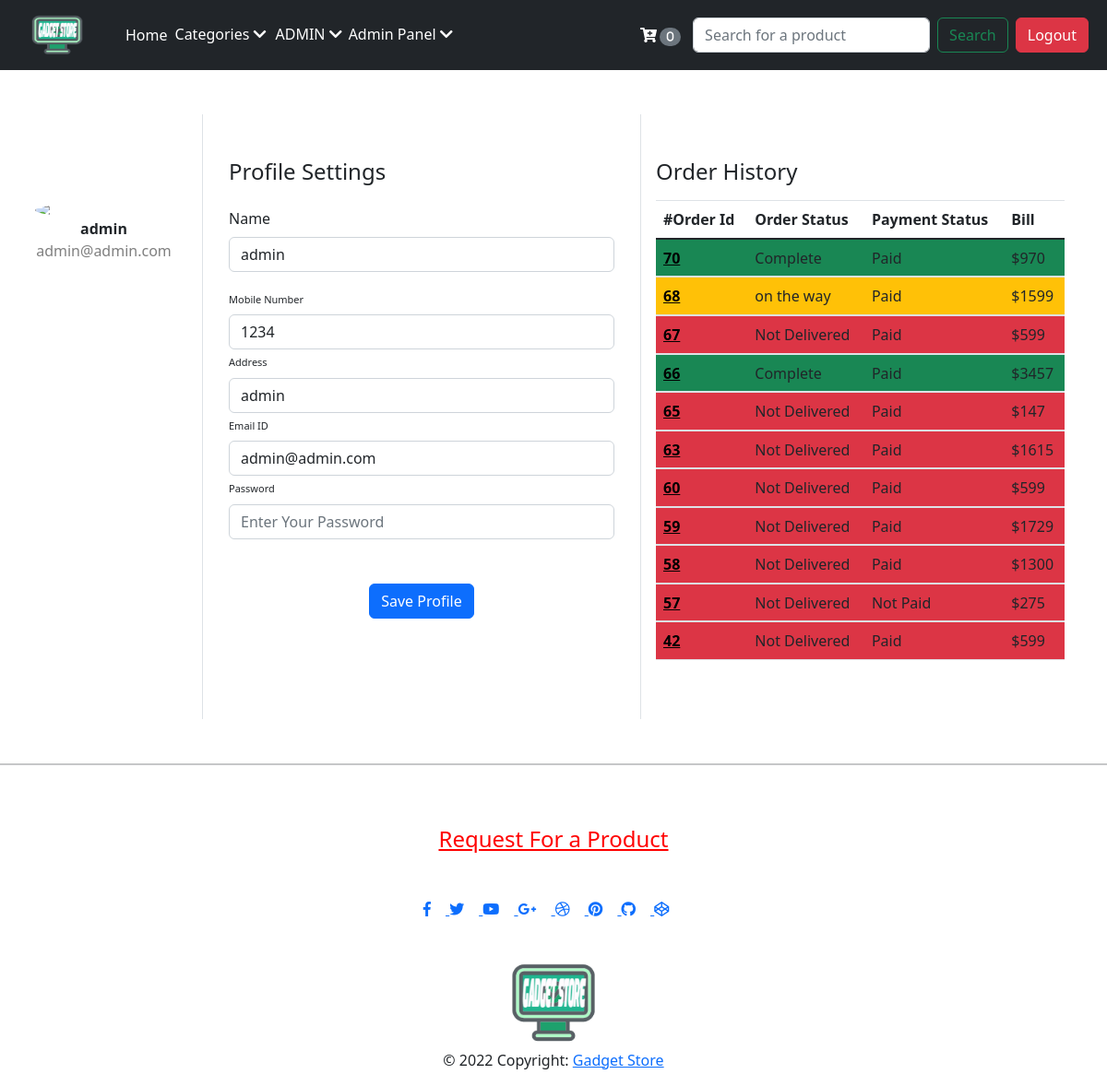
The page /userProfile.php (signed in) on the database as committed earlier.
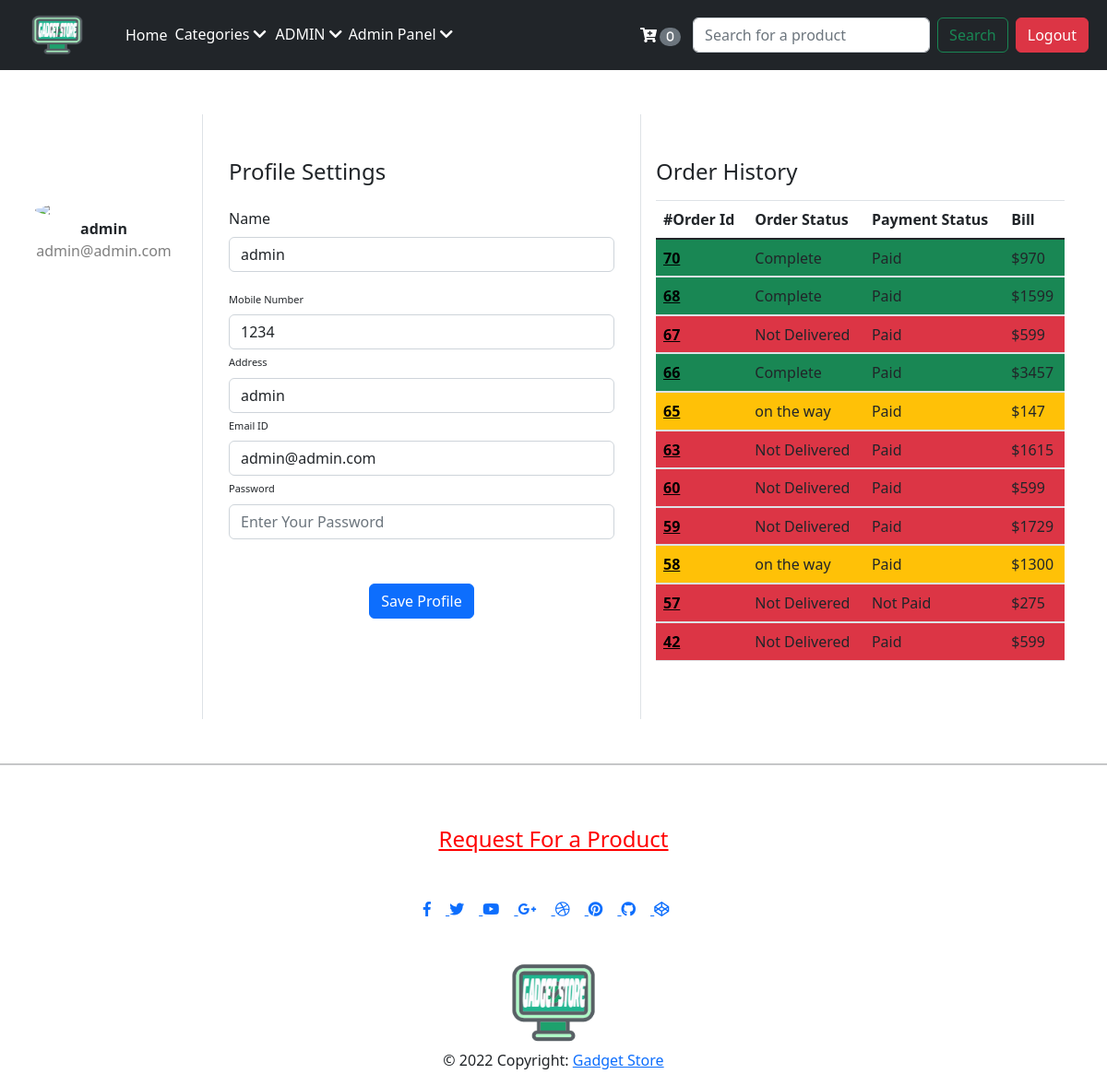
The same page on the database as committed later.
### tables this page shows
CREATE TABLE `orders` (
  `order_id` int(11) NOT NULL,
  `order_user_id` int(11) DEFAULT NULL,
  `cart` text NOT NULL,
  `bill` int(11) NOT NULL,
  `order_status` varchar(255) NOT NULL DEFAULT 'Not Delivered',
  `payment_status` varchar(25) NOT NULL DEFAULT 'Not Paid',
  `payment_method` varchar(25) NOT NULL,
  `order_time` datetime NOT NULL DEFAULT current_timestamp()
);

### userProfile.php (the view, shortened to what the changed rows need)
<!DOCTYPE html>
<html lang="en">
<head>
    <link rel="stylesheet" href="/store/orderProfile.css">
    <link rel="stylesheet" href="https://cdn.jsdelivr.net/npm/bootstrap@5.0.0-alpha1/dist/css/bootstrap.min.css">
    <link rel="stylesheet" href="https://cdn.jsdelivr.net/npm/bootstrap@5.0.0-alpha1/dist/js/bootstrap.bundle.min.js">
    <link rel="stylesheet" href="https://cdnjs.cloudflare.com/ajax/libs/jquery/3.2.1/jquery.min.js">
</head>
<body>
    <?php
        include 'partials/_header.php';
        include 'partials/_dbconnect.php';
        $userId = $_SESSION['user_id'];
        $sql = "SELECT * FROM `users` WHERE user_id = $userId";
        $result = mysqli_query($conn, $sql);
        while($row = mysqli_fetch_assoc($result)){
            $userName = $row['user_name'];
            $userEmail = $row['user_email'];
            $userPhone = $row['user_phone_no'];
            $userAddress = $row['user_address'];
        }
    echo'
    <div class="container rounded bg-white mt-5 mb-5">
        <div class="row">
                <div class="d-flex flex-column align-items-center text-center p-3 py-5  mr-4"><img class="rounded-circle mt-5"
                        src="https://st3.depositphotos.com/15648834/17930/v/600/depositphotos_179308454-stock-illustration-unknown-person-silhouette-glasses-profile.jpg"><span
                        class="font-weight-bold">'.$userName.'</span><span
                        class="text-black-50">'.$userEmail.'</span><span> </span></div>
                    <form action="'.$_SERVER['PHP_SELF'].'" method="post">
                            <div class="col-md-12"><label class="name">Name</label><input type="text"
                                    name="newName" value="'.$userName.'" class="form-control" placeholder="User Name" value=""></div>
                            <div class="col-md-12"><label class="labels">Mobile Number</label><input type="text" name="newPhone" value="'.$userPhone.'"
                                    class="form-control" placeholder="Enter phone number" value=""></div>
                            <div class="col-md-12"><label class="labels">Address</label><input type="text" name="newAddress" value="'.$userAddress.'"
                                    class="form-control" placeholder="Enter address" value=""></div>
                            <div class="col-md-12"><label class="labels">Email ID</label><input type="email" name="newEmail" value="'.$userEmail.'"
                                    class="form-control" placeholder="enter email id" value=""></div>
            <div class="col-md-5 p-3 py-5">
                <table class="table">
                    <thead>
                        <tr>
                            <th scope="col">#Order Id</th>
                            <th scope="col">Order Status</th>
                            <th scope="col">Payment Status</th>
                            <th scope="col">Bill</th>
                        </tr>
                    </thead>
                    <tbody>';
                    $sql = "SELECT * FROM `orders` WHERE order_user_id = $userId ORDER BY order_time DESC";
                    $result = mysqli_query($conn, $sql);
                    $num = mysqli_num_rows($result);
                    if ($num>0){
                        while($row = mysqli_fetch_assoc($result)){
                        $orderId = $row['order_id'];
                        $amountPaid = $row['bill'];
                        $status = $row['order_status'];
                        $payStatus = $row['payment_status'];
                        echo '<tbody>
                            ';
                            if($status == "Complete"){
                                echo "
                                <tr class='bg-success'>
                                <th scope='row'><a style='color: black' href='/store/orderPage.php?orderId=".$orderId."'>$orderId</a></th>
                                <td>$status</td>
                            <td>$payStatus</td>
                            <td>$$amountPaid</td>
                            <tr>";}
                            else if($status == "Not Delivered"){
                            echo "
                            <tr class='bg-danger'>
                            <th scope='row'><a style='color: black' href='/store/orderPage.php?orderId=".$orderId."'>$orderId</a></th>
                            <td>$status</td>
                            <td>$payStatus</td>
                            <td>$$amountPaid</td>
                            <tr>";
                            }else{
                                echo "<tr class='bg-warning'>
                                <th scope='row'><a style='color: black' href='/store/orderPage.php?orderId=".$orderId."'>$orderId</a></th>
                                <td>$status</td>
                            <td>$payStatus</td>
                            <td>$$amountPaid</td>
                            </tr>";
                            }
                    }
                    }else{
                        echo'
                        <tr>
                            <td colspan="4" class="text-center">No Orders Found</td>
                        </tr>';
                        ;
                    }
                    echo'
                    </tbody>
                </table>
            </div>
        </div>
    </div>
    </div>
    </div>
    </div>';
     ?>
    <?php include 'partials/_footer.php'?>
</body>
</html>

Rows that differ between the two databases and show on the page:
changed orders id 68: order_status "on the way" → "Complete"
changed orders id 65: order_status "Not Delivered" → "on the way"
changed orders id 58: order_status "Not Delivered" → "on the way"
